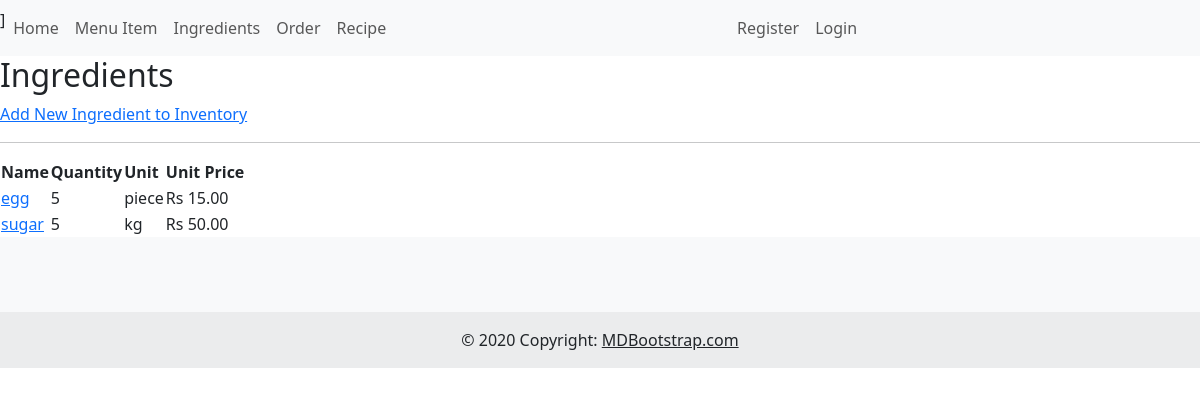
The page /ingredients/ on the database its author committed.
### inventory/models.py (models this page shows, shortened)
class Ingredient(models.Model):
    name = models.CharField(max_length=100)
    quantity = models.IntegerField(default=0)
    UNIT_CHOICES = [
        ('kg', 'Kilogram'),
        ('gram', 'Gram'),
        ('ltr', 'Liter'),
        ('piece', 'Per Piece'),
    ]
    unit = models.CharField(max_length=10, choices=UNIT_CHOICES)
    unit_price = models.DecimalField(max_digits=10, decimal_places=2)

### inventory/views.py (the view)
# urls.py: path('ingredients/', views.IngredientsView.as_view(), name="ingredients"),
class IngredientsView(ListView):
    template_name = "inventory/ingredients_list.html"
    model = Ingredient

### inventory/templates/inventory/ingredients_list.html
{% extends 'inventory/base.html' %}
{% block content %}
    <h2>Ingredients</h2>
    <a href="{% url 'inventory:add-ingredients' %} ">Add New Ingredient to Inventory</a>
    <hr/>
    <table class="inventory-table">
        <thead>
            <tr>
                <th>Name</th>
                <th>Quantity</th>
                <th>Unit</th>
                <th>Unit Price</th>
            </tr>
        </thead>
        <tbody>
        {% for ingredient in object_list %}
            <tr>
                <td>
                    <a href="{% url "inventory:update-ingredients" ingredient.id %}">{{ ingredient.name }}</a>
                </td>
                <td>{{ ingredient.quantity }}</td>
                <td>{{ ingredient.unit }}</td>
                <td class="price">Rs {{ ingredient.unit_price|stringformat:".2f" }}</td>
            </tr>
        {% endfor %}
        </tbody>
    </table>
{% endblock %}

### rows shown on the page
Ingredient: name "egg", quantity "5", unit "piece", unit_price "15.00"
Ingredient: name "sugar", quantity "5", unit "kg", unit_price "50.00"
